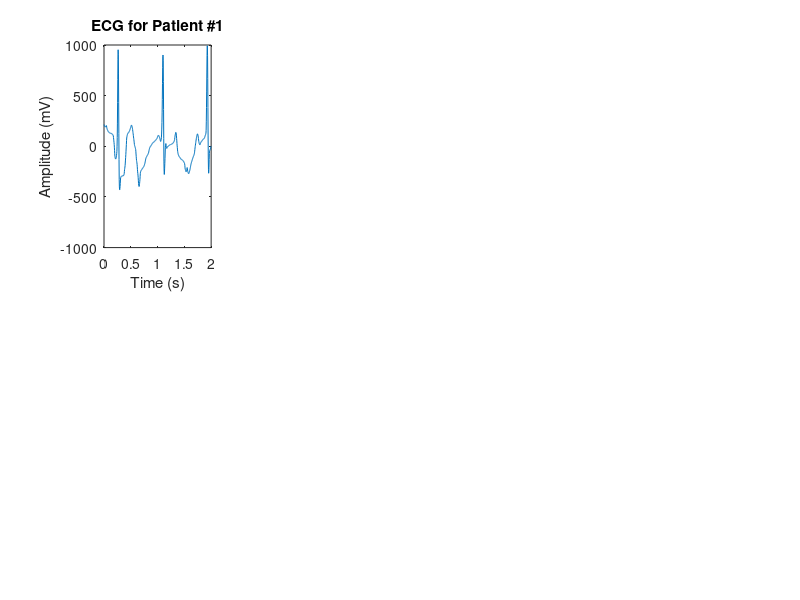

Source code (MATLAB): (Note: this script raises an error after producing the figure.)
% https://www.ncbi.nlm.nih.gov/books/NBK536878/
% https://www.qaly.co/post/what-atrial-fibrillation-afib-looks-like-on-your-watch-ecg
% https://www.youtube.com/watch?v=tPqs4xKPG3A

%% Section 1: Import and Data Preparation %%
load("ecgSignals.mat");

% Cutting down doubly-sized first dataset to length of other sets
ecgsig{1} = ecgsig{1}(1:9000);

% Initializing cells for storing post-processing data
analysis_data = zeros(10, 8);

%% Section 2: Plotting and Data Manipulation %%

% Range of Interest
roi = 601:1200; 

% Scaling points over 30 seconds in accordance with 300 Hz sampling rate
x = linspace(0, 2, length(roi));

for r = 1:2
    for c = 1:4
        patient = 4*(r-1)+c;

        subplot(2, 4, patient);
        plot(x,ecgsig{patient}(roi));

        title(sprintf("ECG for Patient #%d", patient));
        ylabel("Amplitude (mV)");
        xlabel("Time (s)");
          


        %% Section 2.1: Measurements and Post Processing %%

        % Standard deviation of distance between R peaks
        [peaks, locations] = findpeaks(ecgsig{patient}, 'MinPeakHeight', 500, 'MinPeakDistance', 0.04);
        distances = diff(locations);
        analysis_data(1, patient) = sprintf("%05.2f", std(distances));
        
        % Heartrate in BPM
        analysis_data(2, patient) = sprintf("%d", length(locations)*2);

        % Number of smaller peaks between R peaks which indicate
        % fibrillatory waves
        turns = diff(sign(diff(ecgsig{patient}(roi))));
        analysis_data(3, patient) = sprintf("%d", sum(turns ~= 0));
        
        % Need to figure out how to filter by QRS complex
    end
end

sgtitle("ECG Plots for Atrial Fibrillation Detection");
